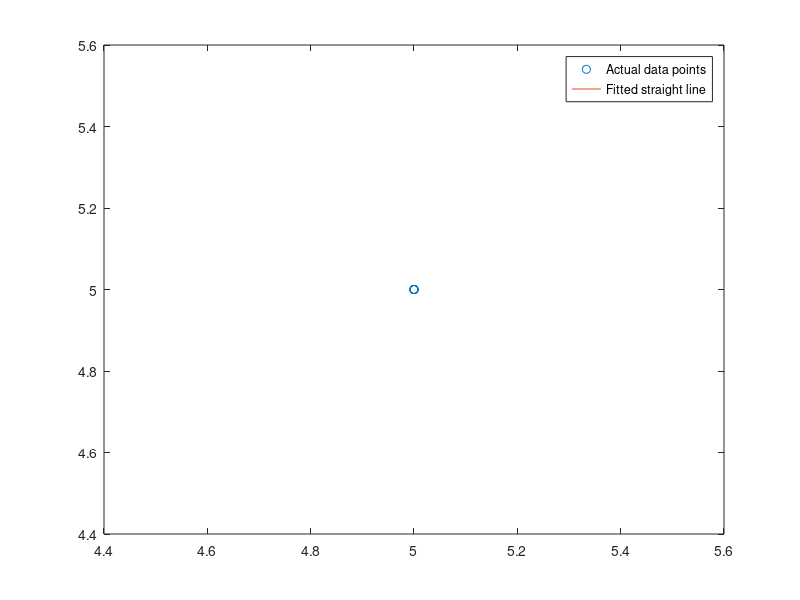

Here is the MATLAB script that generated this plot:
clc;
clear alll;
close all;
n=input(' enter Number of data points');
for i=1:n
    fprintf('Entet Data set= %d\n', i)
    x(i)=input('x value');
    y(i)=input('Y value');
end

sumx=0;
sumy=0;
sumxy=0;
sumxsq=0;
for i=1:n
    sumx=sumx+x(i);
    sumy=sumy+y(i);
    sumxy=sumxy+x(i)*y(i);
    sumxsq=sumxsq+x(i)^2;
end
a1=(n*sumxy-sumx*sumy)/(n*sumxsq-sumx^2)
a0=(sumy/n)-a1*sumx/n
plot(x,y,'o');
hold on;
ym=a0+a1.*x;
plot(x,ym)
legend('Actual data points','Fitted straight line')